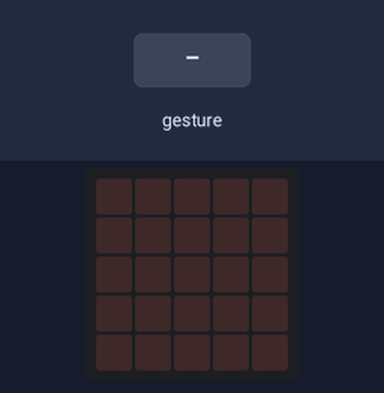
Bench run of a program on a simulated BBC micro:bit (MakeCode). Parts: the board's 5×5 LED display. The test bench sets the inputs (shaded band). Random numbers come from a fixed seed; a tilt is held for 1.5 s and a shake lasts 1 s, then the board lies face up again.

Above: at 1.2 s.
1.3 s: gesture 'shake'
At 2.7 s:
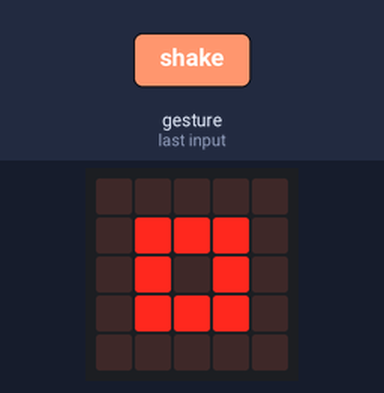
3.0 s: gesture 'shake'
At 3.9 s:
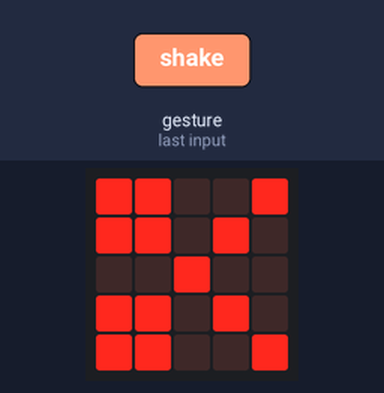
Timing chart, 0 to 6.0 s (numbered marks = the images above; inputs shaded):
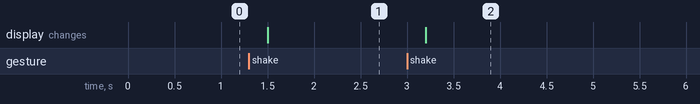

The program:

main.ts
```typescript
let x = 0
input.onGesture(Gesture.Shake, function () {
    x = randint(0, 2)
    if (x == 0) {
        basic.showIcon(IconNames.SmallSquare)
    } else if (x == 1) {
        basic.showIcon(IconNames.Square)
    } else {
        basic.showIcon(IconNames.Scissors)
    }
})
basic.forever(function () {

})
```

test.ts
```typescript
// testes vão aqui; isto não será compilado quando este pacote for usado como uma extensão.
```

Measured:
- after the input at 1.3 s, the display: changes after 0.20 s (image 1)
- after the input at 3.0 s, the display: changes after 0.20 s (image 2)
